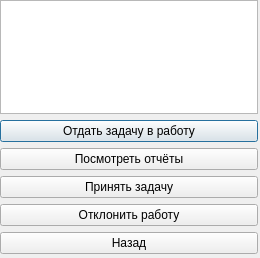
<?xml version="1.0" encoding="UTF-8"?>
<ui version="4.0">
 <class>MyResponsesWindow</class>
 <widget class="QDialog" name="MyResponsesWindow">
  <property name="geometry">
   <rect>
    <x>0</x>
    <y>0</y>
    <width>260</width>
    <height>258</height>
   </rect>
  </property>
  <property name="windowTitle">
   <string>TaskHub</string>
  </property>
  <widget class="QWidget" name="centralWidget">
   <property name="geometry">
    <rect>
     <x>0</x>
     <y>0</y>
     <width>258</width>
     <height>254</height>
    </rect>
   </property>
   <layout class="QVBoxLayout" name="verticalLayout">
    <item>
     <widget class="QListWidget" name="responseListWidget">
      <property name="enabled">
       <bool>true</bool>
      </property>
      <property name="sizePolicy">
       <sizepolicy hsizetype="Expanding" vsizetype="Expanding">
        <horstretch>0</horstretch>
        <verstretch>0</verstretch>
       </sizepolicy>
      </property>
      <property name="movement">
       <enum>QListView::Static</enum>
      </property>
     </widget>
    </item>
    <item>
     <widget class="QPushButton" name="assignTaskButton">
      <property name="sizePolicy">
       <sizepolicy hsizetype="Expanding" vsizetype="Fixed">
        <horstretch>0</horstretch>
        <verstretch>0</verstretch>
       </sizepolicy>
      </property>
      <property name="text">
       <string>Отдать задачу в работу</string>
      </property>
     </widget>
    </item>
    <item>
     <widget class="QPushButton" name="reportsButton">
      <property name="text">
       <string>Посмотреть отчёты</string>
      </property>
     </widget>
    </item>
    <item>
     <widget class="QPushButton" name="acceptWorkButton">
      <property name="sizePolicy">
       <sizepolicy hsizetype="Expanding" vsizetype="Fixed">
        <horstretch>0</horstretch>
        <verstretch>0</verstretch>
       </sizepolicy>
      </property>
      <property name="text">
       <string>Принять задачу</string>
      </property>
     </widget>
    </item>
    <item>
     <widget class="QPushButton" name="rejectWorkButton">
      <property name="sizePolicy">
       <sizepolicy hsizetype="Expanding" vsizetype="Fixed">
        <horstretch>0</horstretch>
        <verstretch>0</verstretch>
       </sizepolicy>
      </property>
      <property name="text">
       <string>Отклонить работу</string>
      </property>
     </widget>
    </item>
    <item>
     <widget class="QPushButton" name="backButton">
      <property name="sizePolicy">
       <sizepolicy hsizetype="Expanding" vsizetype="Fixed">
        <horstretch>0</horstretch>
        <verstretch>0</verstretch>
       </sizepolicy>
      </property>
      <property name="text">
       <string>Назад</string>
      </property>
     </widget>
    </item>
   </layout>
  </widget>
 </widget>
 <resources/>
 <connections/>
</ui>
